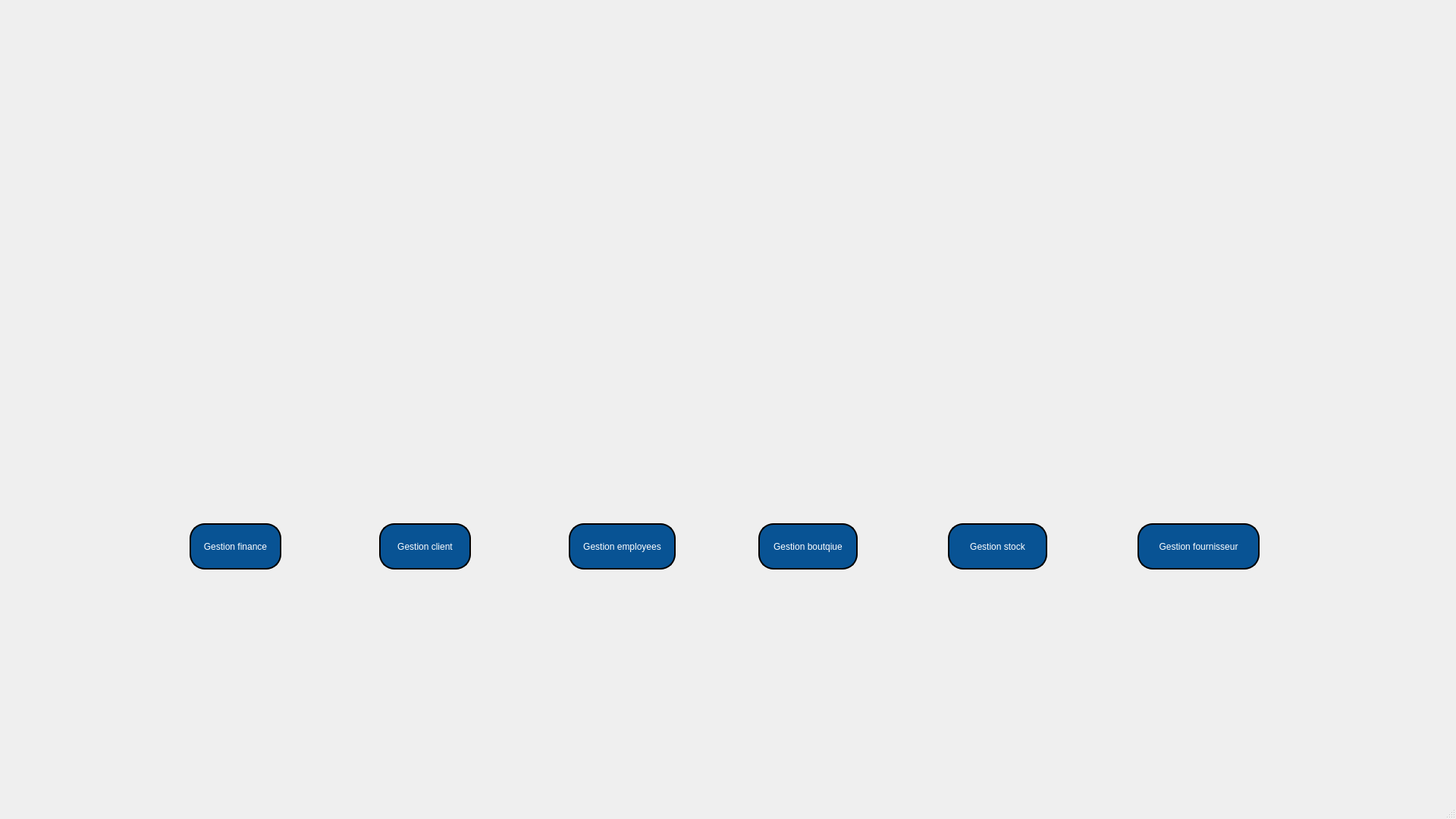
<?xml version="1.0" encoding="UTF-8"?>
<ui version="4.0">
 <class>home</class>
 <widget class="QMainWindow" name="home">
  <property name="geometry">
   <rect>
    <x>0</x>
    <y>0</y>
    <width>1920</width>
    <height>1080</height>
   </rect>
  </property>
  <property name="windowTitle">
   <string>MainWindow</string>
  </property>
  <property name="styleSheet">
   <string notr="true">background-image: url(:/resources/img/pic.png);</string>
  </property>
  <widget class="QWidget" name="centralwidget">
   <widget class="QPushButton" name="pushButton_finance">
    <property name="geometry">
     <rect>
      <x>250</x>
      <y>690</y>
      <width>121</width>
      <height>61</height>
     </rect>
    </property>
    <property name="styleSheet">
     <string notr="true">border: 2px solid black;
font: 75 8pt &quot;MS Shell Dlg 2&quot;;
border-radius: 20px;
color: rgb(255, 255, 255);
padding: 0 8px;
background: #085394;
font: bold, &quot;Comic Sans MS&quot;;;
text-align:center;</string>
    </property>
    <property name="text">
     <string>Gestion finance</string>
    </property>
   </widget>
   <widget class="QPushButton" name="pushButton_2">
    <property name="geometry">
     <rect>
      <x>500</x>
      <y>690</y>
      <width>121</width>
      <height>61</height>
     </rect>
    </property>
    <property name="styleSheet">
     <string notr="true">border: 2px solid black;
font: 75 8pt &quot;MS Shell Dlg 2&quot;;
border-radius: 20px;
color: rgb(255, 255, 255);
padding: 0 8px;
background: #085394;
font: bold, &quot;Comic Sans MS&quot;;;
text-align:center;</string>
    </property>
    <property name="text">
     <string>Gestion client</string>
    </property>
   </widget>
   <widget class="QPushButton" name="pushButton_3">
    <property name="geometry">
     <rect>
      <x>750</x>
      <y>690</y>
      <width>141</width>
      <height>61</height>
     </rect>
    </property>
    <property name="styleSheet">
     <string notr="true">border: 2px solid black;
font: 75 8pt &quot;MS Shell Dlg 2&quot;;
border-radius: 20px;
color: rgb(255, 255, 255);
padding: 0 8px;
background: #085394;
font: bold, &quot;Comic Sans MS&quot;;;
text-align:center;</string>
    </property>
    <property name="text">
     <string>Gestion employees</string>
    </property>
   </widget>
   <widget class="QPushButton" name="pushButton_4">
    <property name="geometry">
     <rect>
      <x>1000</x>
      <y>690</y>
      <width>131</width>
      <height>61</height>
     </rect>
    </property>
    <property name="styleSheet">
     <string notr="true">border: 2px solid black;
font: 75 8pt &quot;MS Shell Dlg 2&quot;;
border-radius: 20px;
color: rgb(255, 255, 255);
padding: 0 8px;
background: #085394;
font: bold, &quot;Comic Sans MS&quot;;;
text-align:center;</string>
    </property>
    <property name="text">
     <string>Gestion boutqiue</string>
    </property>
   </widget>
   <widget class="QPushButton" name="pushButton_stock">
    <property name="geometry">
     <rect>
      <x>1250</x>
      <y>690</y>
      <width>131</width>
      <height>61</height>
     </rect>
    </property>
    <property name="styleSheet">
     <string notr="true">border: 2px solid black;
font: 75 8pt &quot;MS Shell Dlg 2&quot;;
border-radius: 20px;
color: rgb(255, 255, 255);
padding: 0 8px;
background: #085394;
font: bold, &quot;Comic Sans MS&quot;;;
text-align:center;</string>
    </property>
    <property name="text">
     <string>Gestion stock</string>
    </property>
   </widget>
   <widget class="QPushButton" name="pushButton_6">
    <property name="geometry">
     <rect>
      <x>1500</x>
      <y>690</y>
      <width>161</width>
      <height>61</height>
     </rect>
    </property>
    <property name="styleSheet">
     <string notr="true">border: 2px solid black;
font: 75 8pt &quot;MS Shell Dlg 2&quot;;
border-radius: 20px;
color: rgb(255, 255, 255);
padding: 0 8px;
background: #085394;
font: bold, &quot;Comic Sans MS&quot;;;
text-align:center;</string>
    </property>
    <property name="text">
     <string>Gestion fournisseur</string>
    </property>
   </widget>
  </widget>
  <widget class="QMenuBar" name="menubar">
   <property name="geometry">
    <rect>
     <x>0</x>
     <y>0</y>
     <width>1920</width>
     <height>26</height>
    </rect>
   </property>
  </widget>
  <widget class="QStatusBar" name="statusbar"/>
 </widget>
 <resources/>
 <connections/>
</ui>
